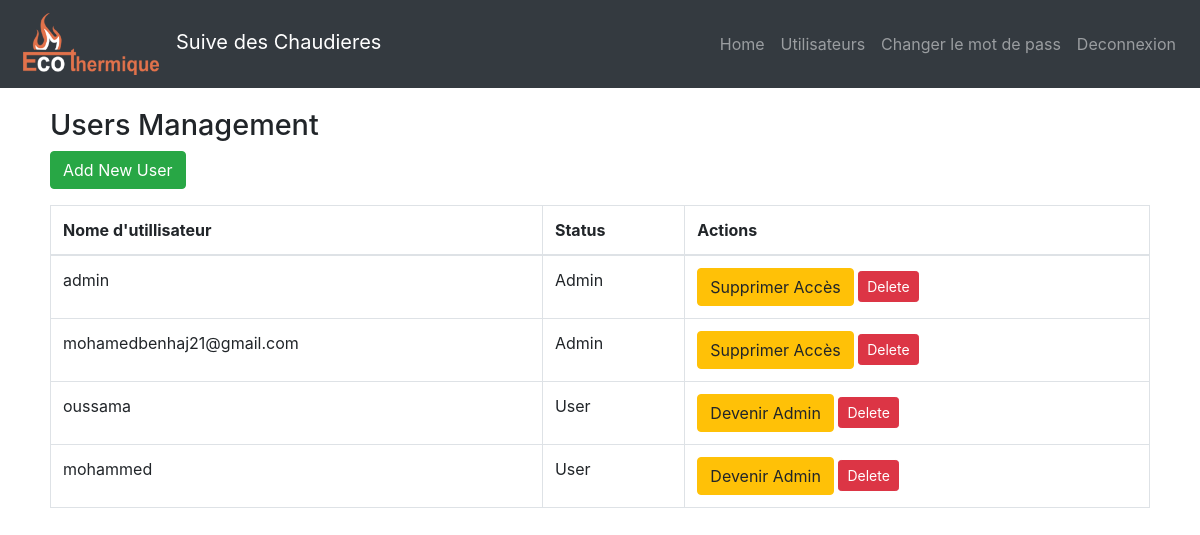
Screenshot of /users (signed in) with the database file from the repository.
### models.py (models this page shows, shortened)
class User(db.Model):
    id = db.Column(db.Integer, primary_key=True)
    username = db.Column(db.String(150), unique=True, nullable=False)
    password = db.Column(db.String(150), nullable=False)
    is_admin = db.Column(db.Boolean, default=False)

### routes.py (the view)
@main_routes.route('/users', methods=['GET'])
def users():
    if 'user_id' not in session or not session.get('is_admin'):
        return redirect(url_for('main.login'))
    users = User.query.all()
    return render_template('users.html', users=users)

### templates/users.html
{% extends "base.html" %}
{% block content %}
<h1>Users Management</h1>
<a href="{{ url_for('main.new_user') }}" class="btn btn-success mb-3">Add New User</a>
<table class="table table-bordered">
    <thead>
        <tr>
            <th>Nome d'utillisateur</th>
            <th>Status</th>
            <th>Actions</th>
        </tr>
    </thead>
    <tbody>
        {% for user in users %}
        <tr>
            <td>{{ user.username }}</td>
            <td>{{ 'Admin' if user.is_admin else 'User' }}</td>
            <td>
                <form method="POST" action="{{ url_for('main.toggle_admin', user_id=user.id) }}" style="display:inline;">
                    <button type="submit" class="btn btn-warning">
                        {% if user.is_admin %}
                            Supprimer Accès
                        {% else %}
                            Devenir Admin
                        {% endif %}
                    </button>
                </form>
                <form method="POST" action="{{ url_for('main.delete_user', id=user.id) }}" style="display:inline;">
                    <button type="submit" class="btn btn-danger btn-sm">Delete</button>
                </form>
            </td>
        </tr>
        {% endfor %}
    </tbody>
</table>
{% endblock %}

### templates/base.html (shortened to what this page needs)
<!DOCTYPE html>
<html lang="en">
<head>
    <link rel="stylesheet" href="{{ url_for('static', filename='css/bootstrap.min.css') }}">
    <link href="https://stackpath.bootstrapcdn.com/bootstrap/4.5.2/css/bootstrap.min.css" rel="stylesheet">
    <link rel="stylesheet" href="{{ url_for('static', filename='css/styles.css') }}">
</head>
<body>
    <nav class="navbar navbar-expand-lg navbar-dark bg-dark text-white">
        <a class="navbar-brand" href="{{ url_for('main.dashboard') }}">
            <img src="{{ url_for('static', filename='img/logo-eco.png') }}" style="width: 150px;margin-right: 10px;" alt="" srcset="">Suive des Chaudieres</a>
        <div class=" navbar-collapse">
            <ul class="navbar-nav ml-auto">
                {% if session.get('user_id') %}
                {% if session.get('is_admin') %}
                    <li class="nav-item">
                        <a class="nav-link" href="{{ url_for('main.dashboard') }}">Home</a>
                    </li>
                    <li class="nav-item">
                        <a class="nav-link" href="{{ url_for('main.users') }}">Utilisateurs</a>
                    </li>
                    {% endif %}
                    <li class="nav-item">
                        <a class="nav-link" href="{{ url_for('main.change_password') }}">Changer le mot de pass</a>
                    </li>
                    <li class="nav-item">
                        <a class="nav-link" href="{{ url_for('main.logout') }}">Deconnexion</a>
                    </li>
                    {% else %}
                    <li class="nav-item">
                        <a class="nav-link" href="{{ url_for('main.login') }}">Connexion</a>
                    </li>
                {% endif %}
            </ul>
        </div>
    </nav>
    <div class="container">
        {% block content %}{% endblock %}
    </div>
</body>
</html>

### static/css/styles.css (style rules this page uses)
body { font-size: 16px; }
h1 { font-size: 1.8em; }
.container { margin: 0 auto; padding: 20px; }

### rows the page displays
User: username "admin", is_admin "Admin", shows "Supprimer Accès"
User: username "mohamedbenhaj21@gmail.com", is_admin "Admin", shows "Supprimer Accès"
User: username "oussama", is_admin "User", shows "Devenir Admin"
User: username "mohammed", is_admin "User", shows "Devenir Admin"
